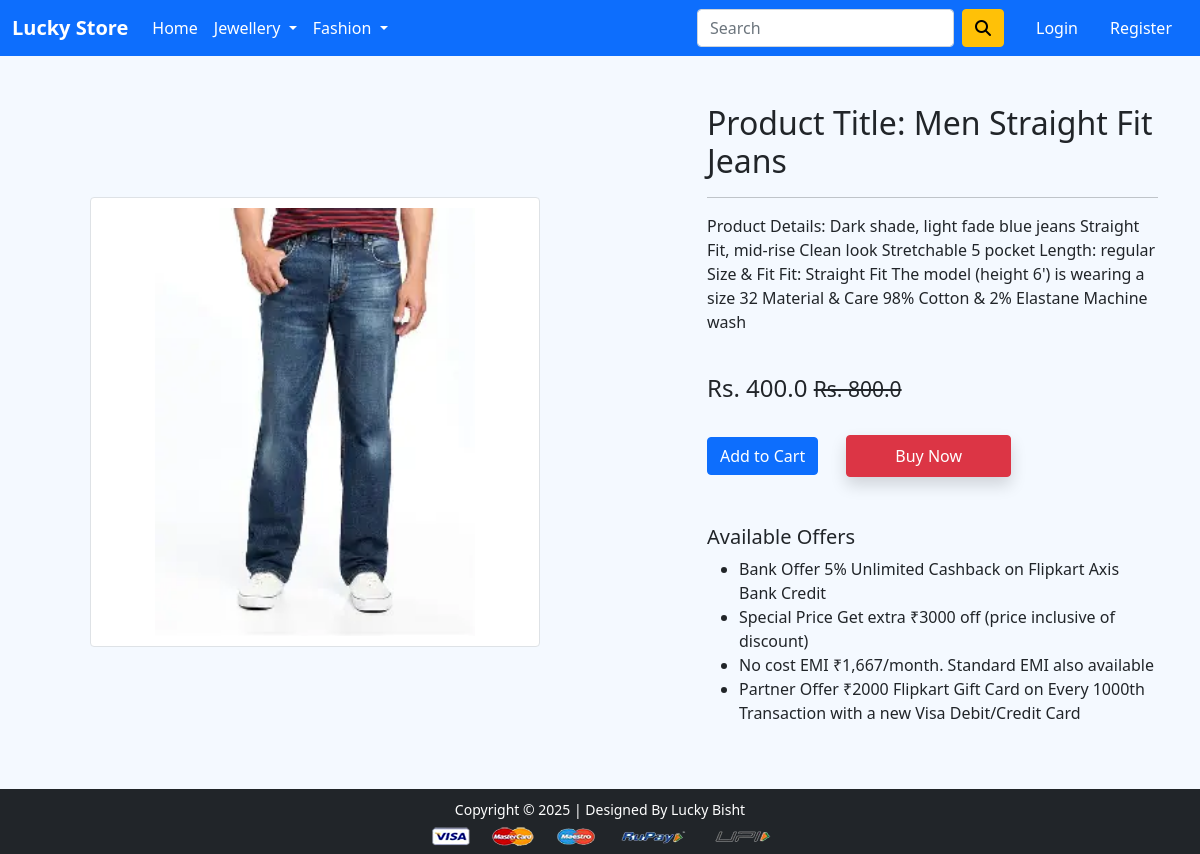
Screenshot of /product-detail/1/ with the database file from the repository.
### app/models.py (models this page shows, shortened)
class Product(models.Model):
    title = models.CharField(max_length=100)
    selling_price = models.FloatField()
    discounted_price = models.FloatField()
    description = models.TextField()
    brand = models.CharField(max_length=100)
    category = models.CharField(choices=CATEGORY_CHOICES, max_length=2)
    product_image = models.ImageField(upload_to='producting')

### app/views.py (the view)
# urls.py: path('product-detail/<int:pk>/', views.ProductDetailsView.as_view(), name='product-detail'),
class ProductDetailsView(View):
    def get(self, request, pk):
        product = get_object_or_404(Product, pk=pk)
        return render(request, 'app/productdetail.html', {'product': product})

### app/context_processors.py (called while the page is built)
def cart_item_count(request):
    if request.user.is_authenticated:
        cart_count = Cart.objects.filter(user=request.user).count()
    else:
        cart_count = 0
    return {
        'cart_item_count': cart_count
    }

### app/templates/app/productdetail.html (shortened to what this page needs)
{% extends 'app/base.html' %}
{% load static %}
{% block main-content %}
<div class="container my-5">
 <div class="row">
  <div class="col-sm-6 text-center align-self-center">
    <img src="{{product.product_image.url}}" alt="" class="img-thumbnail product-detail-img">
  </div>
  <div class="col-sm-5 offset-sm-1">
   <h2>Product Title: {{product.title}}</h2>
   <hr>
   <p>{{product.description}}</p> <br>
   <h4>Rs. {{product.discounted_price}} <small class="fw-light text-decoration-line-through">Rs. {{product.selling_price}} </small></h4> <br>
  <form action="{% url 'add-to-cart' %}" method="POST" class="d-inline">
      <button type="submit" class= "btn btn-primary">Add to Cart</button>
  </form>
   <form action="{% url 'buy-now' %}" method="POST" class="d-inline ms-4">
    <button type="submit" class="btn btn-danger shadow px-5 py-2">
        Buy Now
    </button>
    </form>
   <h5 class="mt-5">Available Offers</h5>
   <ul>
    <li>Bank Offer 5% Unlimited Cashback on Flipkart Axis Bank Credit</li>
    <li>Special Price Get extra ₹3000 off (price inclusive of discount)</li>
    <li>No cost EMI ₹1,667/month. Standard EMI also available</li>
    <li>Partner Offer ₹2000 Flipkart Gift Card on Every 1000th Transaction with a new Visa Debit/Credit Card</li>
   </ul>
  </div>
 </div>
</div>
{% endblock main-content %}

### app/static/app/css/style.css (style rules this page uses)
.product-detail-img { width: 450px !important; height: 450px !important; object-fit: contain; background-color: #fff; padding: 10px; }
.col-sm-6 { display: flex; justify-content: center; align-items: center; }
body { background-color: #f4f9ff; }

### rows the page displays
Product: product_image (picture), title "Men Straight Fit Jeans", description "Product Details: Dark shade, light fade blue jeans Straight Fit, mid-rise Clean look Stretchable 5 pocket Length: regular Size & Fit Fit: Straight Fit The model (height 6') is wearing a size 32 Material & Care 98% Cotton & 2% Elastane Machine wash", discounted_price "400.0", selling_price "800.0"
